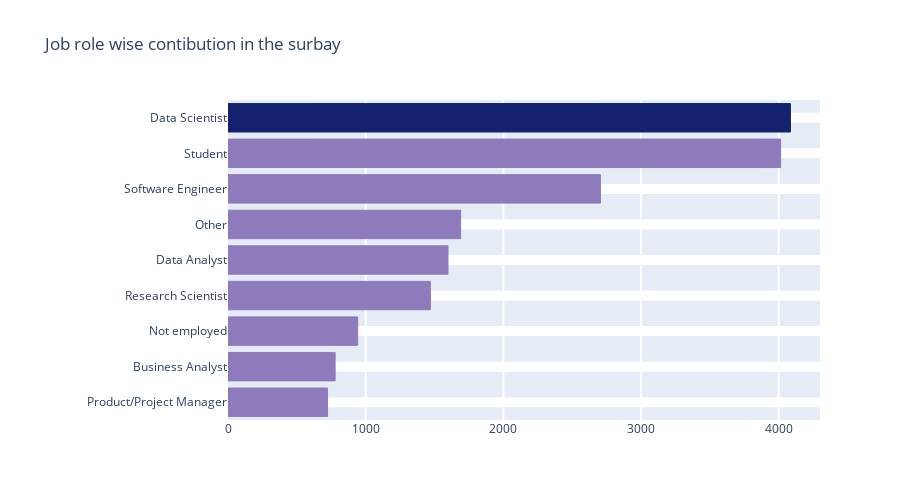

Notebook source saved alongside this figure:
### Code cell
c = pd.value_counts(mcq.Q5)
d = pd.DataFrame(data = c)
d.columns = ['count']
d = d.iloc[:9, :].sort_values('count', ascending = True)
d['count'] = pd.to_numeric(d['count'], errors = 'coerce')

data = [go.Bar(
        x = d['count'],
        y = d.index,
        marker = dict(
        color = ['#8e7bbb','#8e7bbb','#8e7bbb','#8e7bbb','#8e7bbb','#8e7bbb','#8e7bbb','#8e7bbb','#142270'],
        line = dict(
        color = ['#8e7bbb','#8e7bbb','#8e7bbb','#8e7bbb','#8e7bbb','#8e7bbb','#8e7bbb','#8e7bbb','#142270'],
        width = 1),
        ),
orientation = 'h')]

layout = go.Layout(
         height = 500,
         autosize = True,
         title = 'Job role wise contibution in the surbay',
         hovermode = 'closest',
         xaxis = dict(title = '', ticklen = 5, zeroline = False, gridwidth = 2, domain = [0.2, 1]),
         yaxis = dict(title = '', ticklen = 5, gridwidth = 10),
)

fig = go.Figure(data = data, layout = layout)
py.offline.iplot(fig, filename = 'horizontal-bar')

### Figure 1 — Plotly figure (JSON) as saved in the notebook; plotly's stock layout.template omitted (floating-point values rounded to 4 significant figures)
{"data": [{"marker": {"color": ["#8e7bbb", "#8e7bbb", "#8e7bbb", "#8e7bbb", "#8e7bbb", "#8e7bbb", "#8e7bbb", "#8e7bbb", "#142270"], "line": {"color": ["#8e7bbb", "#8e7bbb", "#8e7bbb", "#8e7bbb", "#8e7bbb", "#8e7bbb", "#8e7bbb", "#8e7bbb", "#142270"], "width": 1}}, "orientation": "h", "type": "bar", "x": [723, 778, 942, 1470, 1598, 1690, 2705, 4014, 4085], "y": ["Product/Project Manager", "Business Analyst", "Not employed", "Research Scientist", "Data Analyst", "Other", "Software Engineer", "Student", "Data Scientist"]}], "layout": {"autosize": true, "height": 500, "hovermode": "closest", "title": {"text": "Job role wise contibution in the surbay"}, "xaxis": {"domain": [0.2, 1], "gridwidth": 2, "ticklen": 5, "title": {"text": ""}, "zeroline": false}, "yaxis": {"gridwidth": 10, "ticklen": 5, "title": {"text": ""}}}}
